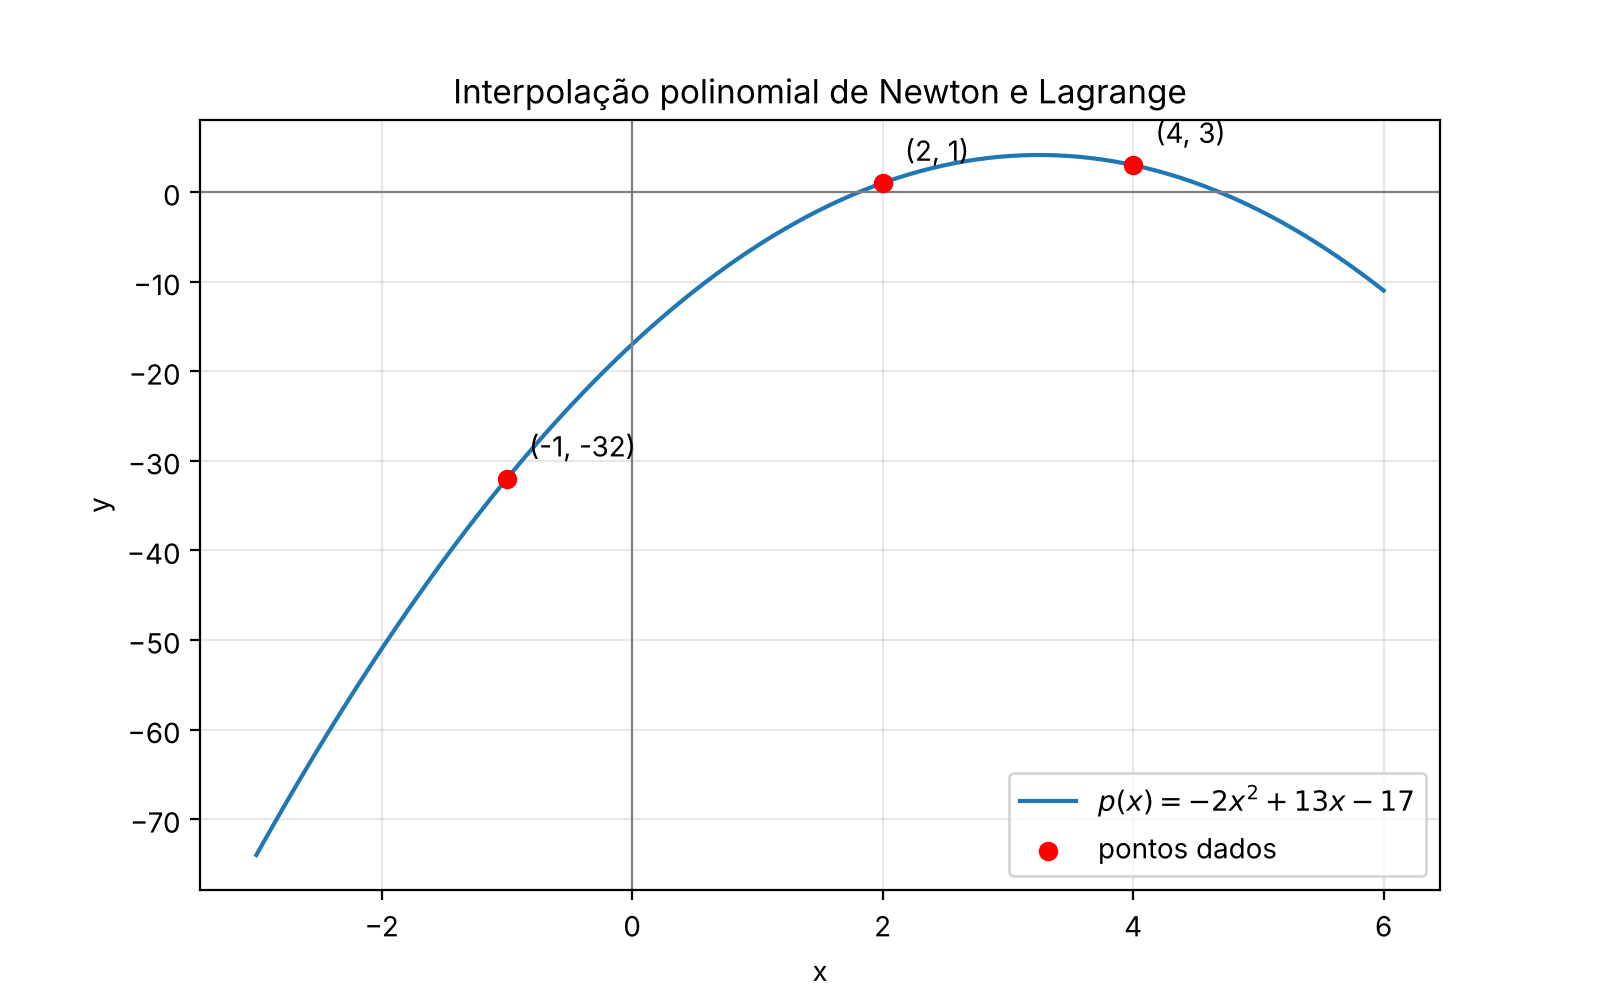

The Python source for this figure:
"""Interpolação polinomial: Lagrange e Newton (diferenças divididas).

Exercício: encontrar p de grau <= 2 com p(-1) = -32, p(2) = 1, p(4) = 3.
"""
import numpy as np
import matplotlib
matplotlib.use("Agg")
import matplotlib.pyplot as plt

x = np.array([-1.0, 2.0, 4.0])
y = np.array([-32.0, 1.0, 3.0])


def diferencas_divididas(x, y):
    """Devolve os coeficientes c0, c1, ..., cn-1 da forma de Newton."""
    n = len(x)
    tabela = np.zeros((n, n))
    tabela[:, 0] = y
    for j in range(1, n):
        for i in range(n - j):
            tabela[i, j] = (tabela[i + 1, j - 1] - tabela[i, j - 1]) / (x[i + j] - x[i])
    return tabela[0, :]


def newton(x, c, t):
    """Avalia o polinômio de Newton em t (forma encadeada)."""
    resultado = c[-1]
    for k in range(len(c) - 2, -1, -1):
        resultado = c[k] + (t - x[k]) * resultado
    return resultado


def lagrange(x, y, t):
    """Avalia o polinômio de Lagrange em t."""
    total = 0.0
    for i in range(len(x)):
        L = 1.0
        for j in range(len(x)):
            if j != i:
                L *= (t - x[j]) / (x[i] - x[j])
        total += y[i] * L
    return total


if __name__ == "__main__":
    c = diferencas_divididas(x, y)
    print("Coeficientes de Newton:", c)

    xs = np.linspace(-3, 6, 400)
    p_newton = np.array([newton(x, c, t) for t in xs])
    p_lagrange = np.array([lagrange(x, y, t) for t in xs])
    print("Maior diferença entre Newton e Lagrange:", np.max(np.abs(p_newton - p_lagrange)))

    fig, ax = plt.subplots(figsize=(8, 5))
    ax.plot(xs, p_newton, label=r"$p(x) = -2x^2 + 13x - 17$")
    ax.scatter(x, y, color="red", zorder=5, label="pontos dados")
    for xi, yi in zip(x, y):
        ax.annotate(f"({xi:g}, {yi:g})", (xi, yi), textcoords="offset points", xytext=(8, 8))
    ax.axhline(0, color="gray", lw=0.8)
    ax.axvline(0, color="gray", lw=0.8)
    ax.set_title("Interpolação polinomial de Newton e Lagrange")
    ax.set_xlabel("x")
    ax.set_ylabel("y")
    ax.legend()
    ax.grid(alpha=0.3)
    fig.savefig("interpolacao.png", dpi=200)
    print("Gráfico salvo em interpolacao.png")
